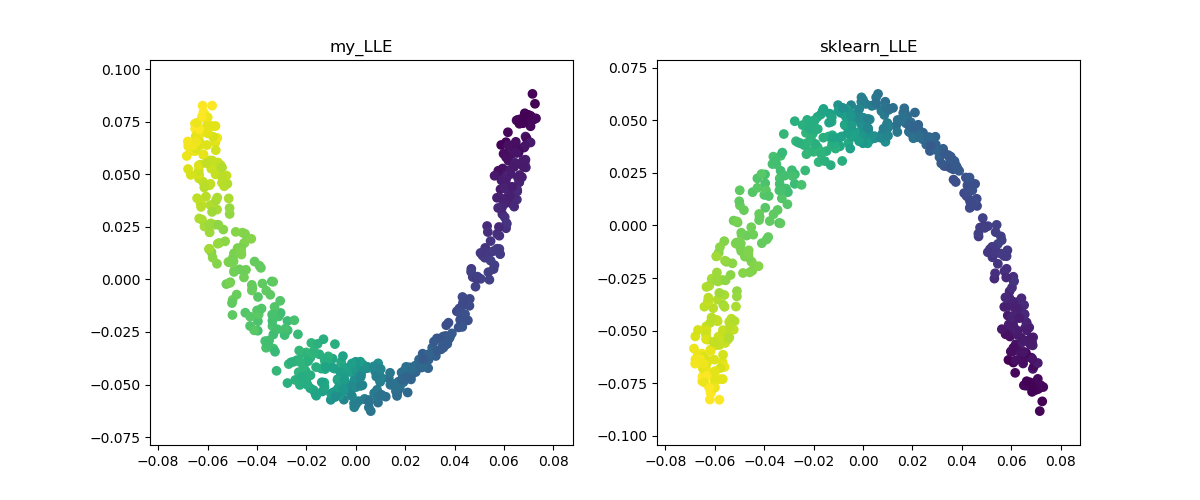

Reproduce this figure in Python.
import numpy as np
from sklearn.datasets import make_s_curve
from sklearn.manifold import LocallyLinearEmbedding
import matplotlib.pyplot as plt

def generate_curve_data():
    dataset, labels = make_s_curve(n_samples=500, noise=0.1, random_state=42)
    return dataset, labels

# def make_swiss_roll(n_samples=100, noise=0.0, random_state=None):
#     #Generate a swiss roll dataset.
#     t = 1.5 * np.pi * (1 + 2 * np.random.rand(1, n_samples))
#     x = t * np.cos(t)
#     y = 83 * np.random.rand(1, n_samples)
#     z = t * np.sin(t)
#     X = np.concatenate((x, y, z))
#     X += noise * np.random.randn(3, n_samples)
#     X = X.T
#     t = np.squeeze(t)
#     return X, t

def cal_euc_dist(dataset):
    sum_x = np.sum(np.square(dataset), 1)
    dists = np.add(np.add(-2 * np.dot(dataset, dataset.T), sum_x).T, sum_x)
    dists[dists < 0] = 0
    dists = dists ** 0.5
    return dists

def LLE(dataset, n_neighbors=15, n_components=2):
    k = n_neighbors
    euc_dists = cal_euc_dist(dataset)
    dists_sorted_index = np.argsort(euc_dists, axis=1)
    m, n = np.shape(dataset)
    w = np.zeros((k, m))
    column_I = np.ones((k, 1))
    if k > n:
        tol = 1e-3
    else:
        tol = 0
    for i in range(m):
        Xi = np.tile(dataset[i, :], (k, 1)).T
        Ni = dataset[dists_sorted_index[i, 1:k+1]].T
        Si = np.dot((Xi-Ni).T, (Xi-Ni))
        # 正则化???
        Si = Si + np.eye(k) * tol * np.trace(Si)
        # _______________________________________
        Si_inv = np.linalg.inv(Si)
        wi = np.dot(Si_inv, column_I) / (np.dot(np.dot(column_I.T, Si_inv), column_I))
        w[:, i] = wi[:, 0]

    W = np.zeros((m, m))
    for i in range(m):
        index = dists_sorted_index[i, 1:k+1]
        for j in range(k):
            W[index[j], i] = w[j, i]
    I = np.eye(m)
    M = np.dot((I - W), (I - W).T)
    val, vec = np.linalg.eig(M)
    val_sorted_index = np.argsort(np.abs(val))[1: n_components+1]
    Z = vec[:, val_sorted_index]
    return Z

if __name__ == '__main__':
    dataset, labels = generate_curve_data()
    dataset_sklearn_LLE = LocallyLinearEmbedding(n_neighbors=30, n_components=2).fit_transform(dataset)
    dataset_my_LLE = LLE(dataset, 30, 2)
    plt.figure(figsize=(12, 5))
    plt.subplot(121)
    plt.title('my_LLE')
    plt.scatter(dataset_my_LLE[:, 0], dataset_my_LLE[:, 1], c=labels)

    plt.subplot(122)
    plt.title('sklearn_LLE')
    plt.scatter(dataset_sklearn_LLE[:, 0], dataset_sklearn_LLE[:, 1], c=labels)
    # plt.savefig('LLE.png')
    plt.show()